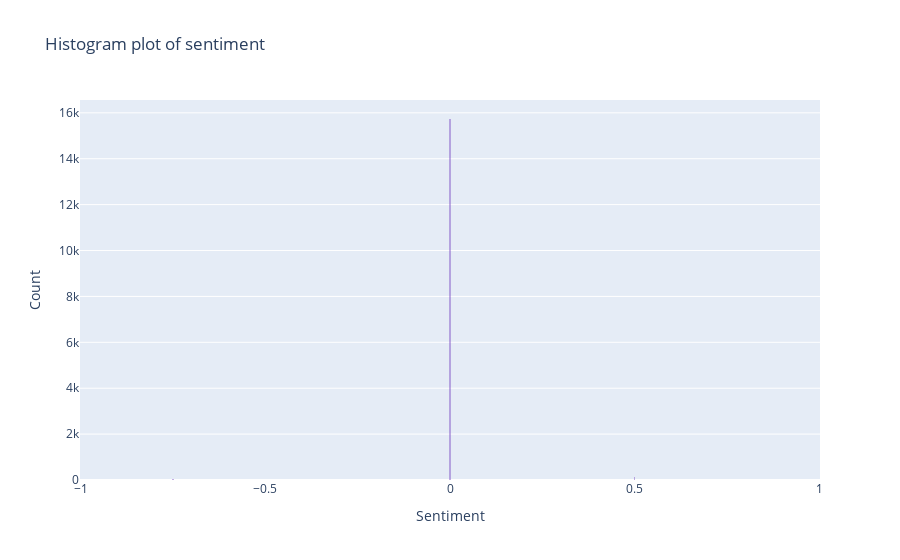

Here is the notebook cell this chart was saved with:
### Code cell
trace1 = go.Histogram(
    x = df['sentiment'],
    opacity=0.75,
    name = "Sentiment",
    marker=dict(color='rgba(122, 75, 196, 0.6)'))

data = [trace1]
layout = go.Layout(barmode='overlay',
                   title='Histogram plot of sentiment',
                   xaxis=dict(title='Sentiment'),
                   yaxis=dict( title='Count'),
)
fig = go.Figure(data=data, layout=layout)
iplot(fig)

### Figure 1 — Plotly figure (JSON) as saved in the notebook; plotly's stock layout.template omitted (floating-point values rounded to 4 significant figures; data arrays with more than 128 entries replaced by an {"elided": "..."} marker saying what was removed)
{"data": [{"marker": {"color": "rgba(122, 75, 196, 0.6)"}, "name": "Sentiment", "opacity": 0.75, "x": {"elided": "16133 float values"}, "type": "histogram"}], "layout": {"barmode": "overlay", "title": {"text": "Histogram plot of sentiment"}, "xaxis": {"title": {"text": "Sentiment"}}, "yaxis": {"title": {"text": "Count"}}}}
